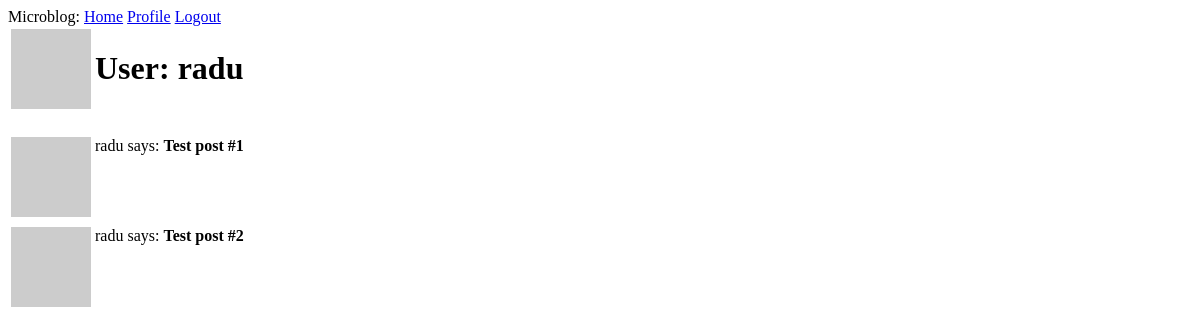
The page /user/radu (signed in) on the database as committed earlier.
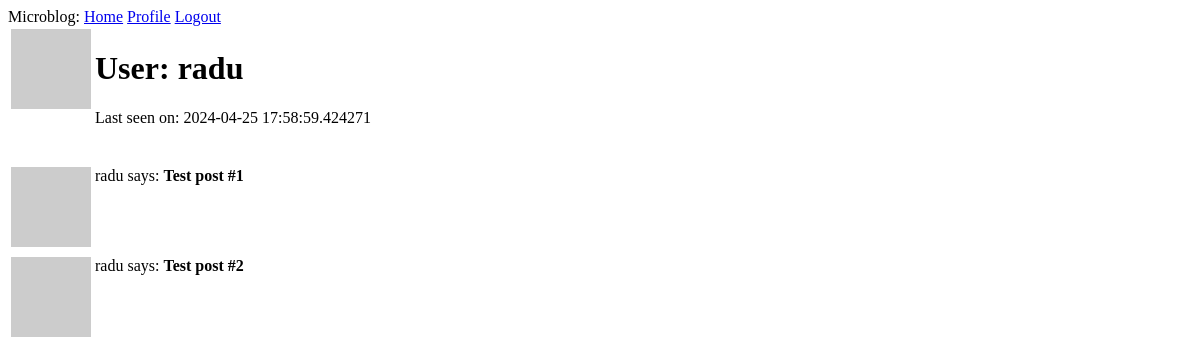
The same page on the database as committed later.
### app/models.py (models this page shows, shortened)
class User(UserMixin, db.Model):
    id: so.Mapped[int] = so.mapped_column(primary_key=True)
    username: so.Mapped[str] = so.mapped_column(sa.String(64), index=True,
                                                unique=True)
    email: so.Mapped[str] = so.mapped_column(sa.String(120), index=True,
                                             unique=True)
    password_hash: so.Mapped[Optional[str]] = so.mapped_column(sa.String(256))
    posts: so.WriteOnlyMapped['Post'] = so.relationship(
        back_populates='author')
    about_me: so.Mapped[Optional[str]] = so.mapped_column(sa.String(140))
    last_seen: so.Mapped[Optional[datetime]] = so.mapped_column(
        default=lambda: datetime.now(timezone.utc))
    def avatar(self, size):
        digest = md5(self.email.lower().encode('utf-8')).hexdigest()
        return f'https://www.gravatar.com/avatar/{digest}?d=identicon&s={size}'

### app/routes.py (the view)
@app.route('/user/<username>')
@login_required
def user(username):
    user = db.first_or_404(sa.select(User).where(User.username == username))
    posts = [
        {'author': user, 'body': 'Test post #1'},
        {'author': user, 'body': 'Test post #2'}
    ]
    return render_template('user.html', user=user, posts=posts)

### app/models.py (called while the page is built)
@login.user_loader
def load_user(id):
    return db.session.get(User, int(id))

### app/routes.py (called while the page is built)
@app.before_request
def before_request():
    if current_user.is_authenticated:
        current_user.last_seen = datetime.now(timezone.utc)
        db.session.commit()

### app/templates/user.html (shortened to what this page needs)
{% extends "base.html" %}
{% block content %}
    <table>
        <tr valign="top">
            <td><img src="{{ user.avatar(128) }}"></td>
            <td>
                <h1>User: {{ user.username }}</h1>
                {% if user.last_seen %}<p>Last seen on: {{ user.last_seen }}</p>{% endif %}
            </td>
        </tr>
    </table>
    <br>
    {% for post in posts %}
        {% include "_post.html" %}
    {% endfor %}
{% endblock %}

### app/templates/base.html (shortened to what this page needs)
<!DOCTYPE html>
<html lang="en">
<head>
</head>
<body>
    <div>
        Microblog:
        <a href="{{ url_for('index') }}">Home</a>
        {% if current_user.is_anonymous %}
        <a href="{{ url_for('login') }}">Login</a>
        {% else %}
        <a href="{{ url_for('user', username=current_user.username) }}">Profile</a>
        <a href="{{ url_for('logout')}}">Logout</a>
        {% endif %}
    </div>
    {% block content %}
    {% endblock %}
</body>
</html>

### app/templates/_post.html
<table>
    <tr valign="top">
        <td><img src="{{ post.author.avatar(36) }}"></td>
        <td>{{ post.author.username }} says: <b>{{ post.body }}</b></td>
    </tr>
</table>

Rows that differ between the two databases and show on the page:
changed User "radu": last_seen (not shown) → "2024-04-25 17:58:59.424271"
Other text that changed with them:
text now shown: "Last seen on:"
